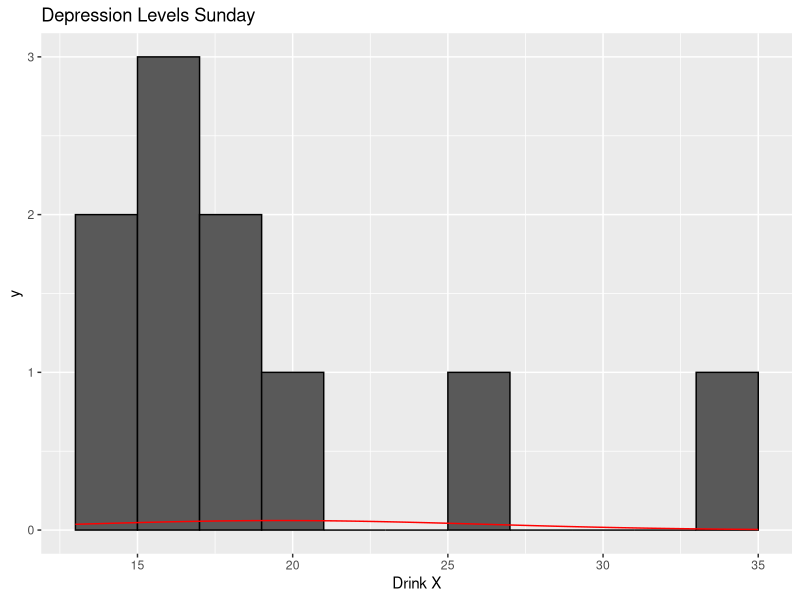
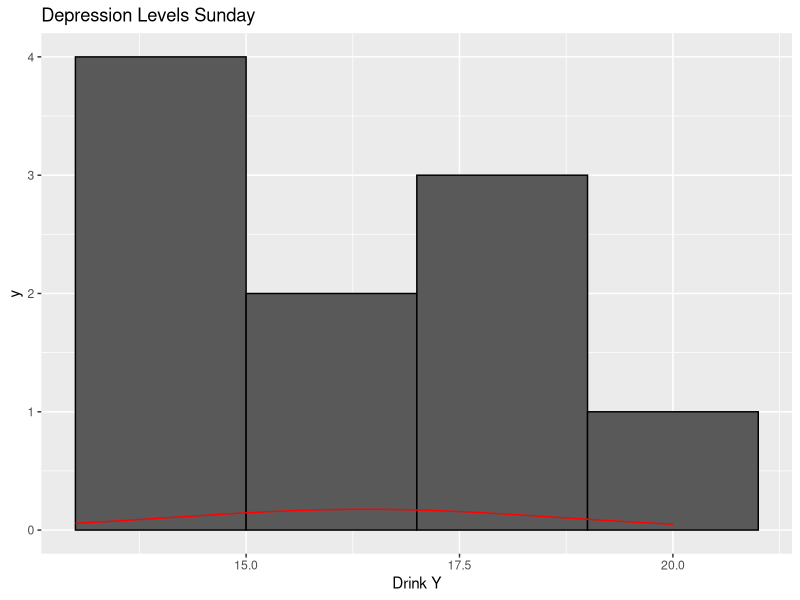
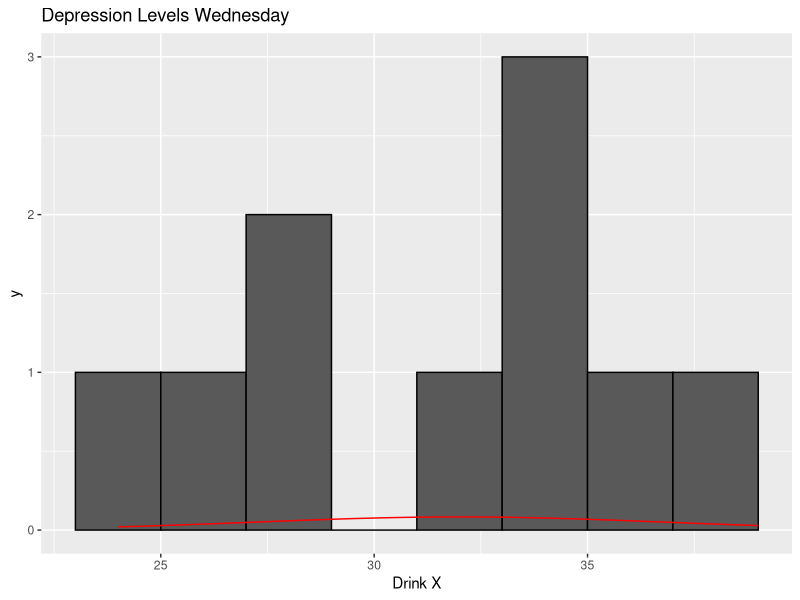
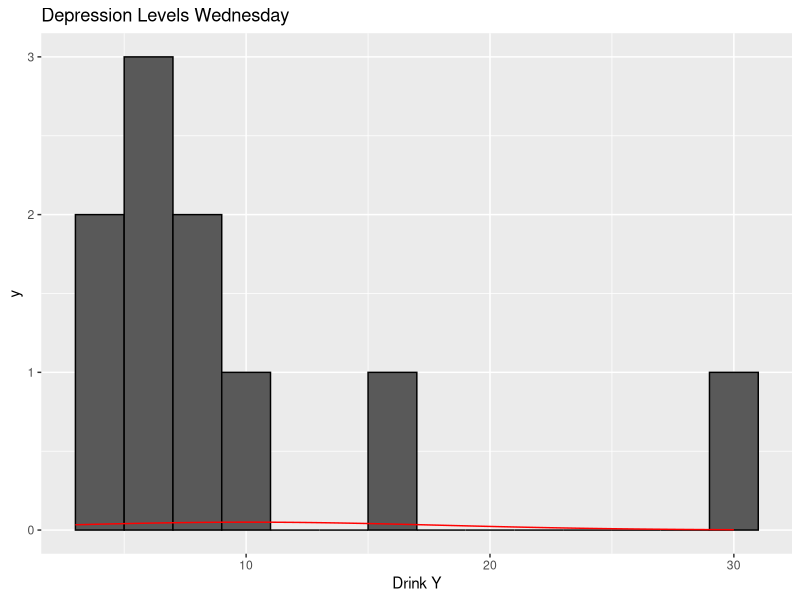

Recreate these plots in R, in order.
## ---- chunk 1

#First check that package required is installed, if not install it
# Specify your packages
needed_packages <- c("ggplot2", "coin", "rstatix") 
# Extract not installed packages
not_installed <- needed_packages[!(needed_packages %in% installed.packages()[ , "Package"])]    
# Install not installed packages
if(length(not_installed)) install.packages(not_installed) 


library(ggplot2) #For creating histograms with more detail than plot
library(coin)# For Wilcox test (non-parametric)
library(rstatix)# For calculating effect size

#Load the data into a dataframe - it is a .csv file, we indicate that the first row is a header with colnames
drinkset<- read.csv("Field-BDI-Non-parametric.csv", header=TRUE)
#Create data subsets for each drink
drinkxdata <- subset(drinkset, drink=='DrinkX')
drinkydata <-subset(drinkset, drink=='DrinkY')
## ---- chunk 2
#Note: I am not doing the inspection of the variables here as I know they are not normal since this data has been designed to illustrate non-parametric difference

#Get your descriptive statistics - we are using the by function to handle the need to group
by(drinkset$bdisun,drinkset$drink, median)
by(drinkset$bdisun,drinkset$drink, IQR)

#Create plots of these
gs <- ggplot(drinkxdata, aes(x=bdisun))
gs <- gs + ggtitle ("Depression Levels Sunday")
gs <- gs + labs(x="Drink X")
gs <- gs + geom_histogram(binwidth=2, colour="black")
gs <- gs + scale_fill_gradient("Count", low="#DCDCDC", high="#7C7C7C")
gs <- gs + stat_function(fun=dnorm, color="red",args=list(mean=mean(drinkxdata$bdisun, na.rm=TRUE), sd=sd(drinkxdata$bdisun, na.rm=TRUE)))
gs

gs <- ggplot(drinkydata, aes(x=bdisun))
gs <- gs + ggtitle ("Depression Levels Sunday")
gs <- gs + labs(x="Drink Y")
gs <- gs + geom_histogram(binwidth=2, colour="black")
gs <- gs + scale_fill_gradient("Count", low="#DCDCDC", high="#7C7C7C")
gs <- gs + stat_function(fun=dnorm, color="red",args=list(mean=mean(drinkydata$bdisun, na.rm=TRUE), sd=sd(drinkydata$bdisun, na.rm=TRUE)))
gs

# Test for differences on  Sunday to get our U statistic (reported as W)
stats::wilcox.test(bdisun~drink, data=drinkset) 
#by default wilcox.test() calculates an exact p-value if the samples contain less than 50 finite values and there are no ties. Otherwise, a normal approximation is used. In our example, the sample contains less than 50 finite values but there are ties. That’s why the warning message “cannot compute exact p-value with ties” is appearing.


#To calculate Z we can use the Wilcox test from the coin package 
coin::wilcox_test(bdisun~as.factor(drink), data=drinkset)

#Calculate the effect size R
reff=rstatix::wilcox_effsize(bdisun~drink, data=drinkset)

#Calculate the effect r
reff$effsize

## ---- chunk 3
#Note I am not doing the inspection of the variables here as I know they are not normal since this data has been designed to illustrate non-parametric difference

#Get your descriptive statistcs
by(drinkset$bdiwed,drinkset$drink, median)
by(drinkset$bdiwed,drinkset$drink, IQR)

#Create plots of these
gs <- ggplot(drinkxdata, aes(x=bdiwed))
gs <- gs + ggtitle ("Depression Levels Wednesday")
gs <- gs + labs(x="Drink X")
gs <- gs + geom_histogram(binwidth=2, colour="black")
gs <- gs + scale_fill_gradient("Count", low="#DCDCDC", high="#7C7C7C")
gs <- gs + stat_function(fun=dnorm, color="red",args=list(mean=mean(drinkxdata$bdiwed, na.rm=TRUE), sd=sd(drinkxdata$bdiwed, na.rm=TRUE)))
gs

gs <- ggplot(drinkydata, aes(x=bdiwed))
gs <- gs + ggtitle ("Depression Levels Wednesday")
gs <- gs + labs(x="Drink Y")
gs <- gs + geom_histogram(binwidth=2, colour="black")
gs <- gs + scale_fill_gradient("Count", low="#DCDCDC", high="#7C7C7C")
gs <- gs + stat_function(fun=dnorm, color="red",args=list(mean=mean(drinkydata$bdiwed, na.rm=TRUE), sd=sd(drinkydata$bdiwed, na.rm=TRUE)))
gs

# Test for differences on  Wednesday to get our U statistic (reported as W)
stats::wilcox.test(bdiwed~drink, data=drinkset) 
#by default wilcox.test() calculates an exact p-value if the samples contain less than 50 finite values and there are no ties. Otherwise, a normal approximation is used. In our example, the sample contains less than 50 finite values but there are ties. That’s why the warning message “cannot compute exact p-value with ties” is appearing.

#To calculate Z we can use the Wilcox test from the coin package 
coin::wilcox_test(bdiwed~as.factor(drink), data=drinkset)

#Calculate the effect size R
reff=rstatix::wilcox_effsize(bdiwed~drink, data=drinkset)

#Calculate the effect r
reff$effsize
